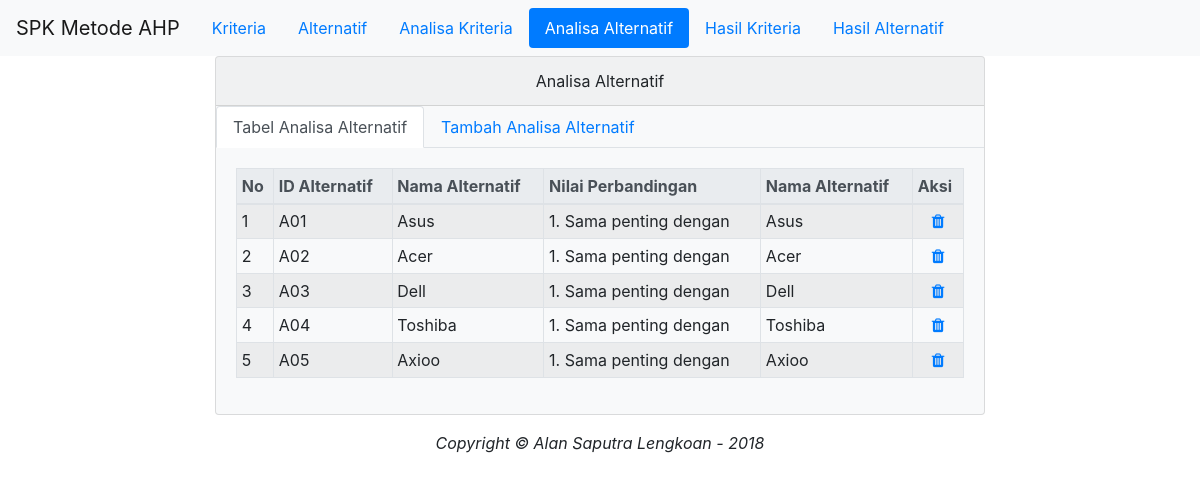
The page /analisa_alternatif.php on the database its author committed.
### tables this page shows
CREATE TABLE `tb_perb_alternatif` (
  `id_alternatif` varchar(5) NOT NULL,
  `nm_banding` varchar(30) NOT NULL,
  `nb_db` int(5) NOT NULL,
  `alternatif1` varchar(30) NOT NULL,
  `alternatif2` varchar(30) NOT NULL
);

### analisa_alternatif.php (the view, shortened to what this page needs)
<?php
include "koneksi.php";
 ?>
<!DOCTYPE html>
<html lang="en">
<head>
  <link href="icon/css/font-awesome.min.css" rel="stylesheet">
  <link href="css/bootstrap.min.css"  rel="stylesheet">
</head>
  <body>
    <nav class="navbar navbar-expand-lg navbar-light bg-light">
      <a class="navbar-brand" href="index.php">SPK Metode AHP</a>
      <div class="collapse navbar-collapse" id="navbarSupportedContent">
        <ul class="nav nav-pills">
          <li class="nav-item">
            <a class="nav-link" href="kriteria.php">Kriteria</a>
          </li>
          <li class="nav-item">
            <a class="nav-link" href="alternatif.php">Alternatif</a>
          </li>
          <li class="nav-item">
            <a class="nav-link" href="analisa_kriteria.php">Analisa Kriteria</a>
          </li>
          <li class="nav-item">
            <a class="nav-link active" href="analisa_alternatif.php">Analisa Alternatif</a>
          </li>
          <li class="nav-item">
            <a class="nav-link" href="hasil_kriteria.php">Hasil Kriteria</a>
          </li>
          <li class="nav-item">
            <a class="nav-link" href="hasil_alternatif.php">Hasil Alternatif</a>
          </li>
        </ul>
      </div>
    </nav>
    <div class="container-fluid">
      <div class="row">
        <div class="col-lg-8 offset-lg-2">
          <div class="card bg-light mb-3">
            <div class="card-header text-center">
              Analisa Alternatif
            </div>
            <nav>
              <ul class="nav nav-tabs">
                <li class="nav-item">
                  <a class="nav-link active" href="analisa_alternatif.php">Tabel Analisa Alternatif</a>
                </li>
                <li class="nav-item">
                  <a class="nav-link" href="analisa_alternatif_tambah.php">Tambah Analisa Alternatif</a>
                </li>
              </ul>
            </nav>
            <div class="card-body">
              <table class="table table-bordered table-striped table-sm">
                <thead class="thead-light">
                  <tr>
                    <th scope="col">No</th>
                    <th scope="col">ID Alternatif</th>
                    <th scope="col">Nama Alternatif</th>
                    <th scope="col">Nilai Perbandingan</th>
                    <th scope="col">Nama Alternatif</th>
                    <th rowspan="2">Aksi</th>
                  </tr>
                </thead>
                <tbody>
                  <?php
                  $query = mysqli_query($koneksi, "SELECT * FROM tb_perb_alternatif");
                  $no = 1;
                  while ($row = mysqli_fetch_array($query)) {
                  ?>
                  <tr>
                    <td><?php echo $no; ?></td>
                    <td><?php echo $row[0]; ?></td>
                    <td><?php echo $row[3]; ?></td>
                    <td><?php echo $row[1]; ?></td>
                    <td><?php echo $row[4]; ?></td>
                    <td align="center">
                      <a href="analisa_alternatif_hapus.php?id_alternatif=<?php echo $row['id_alternatif'] ?>"><i class="fa fa-trash"></i> </a>
                    </td>
                  </tr>
                  <?php
                  $no++;
                  }
                   ?>
                </tbody>
              </table>
            </div>
          </div>
        </div>
      </div>
    </div>
    <footer class="text-center">
      <div class="footer-below">
        <div class="container">
          <div class="row">
            <div class="col-lg-12">
              <em>Copyright &copy; Alan Saputra Lengkoan - 2018</em>
            </div>
          </div>
        </div>
      </div>
    </footer>
  </body>
</html>

### rows shown on the page
tb_perb_alternatif: id_alternatif "A01", alternatif1 "Asus", nm_banding "1. Sama penting dengan", alternatif2 "Asus"
tb_perb_alternatif: id_alternatif "A02", alternatif1 "Acer", nm_banding "1. Sama penting dengan", alternatif2 "Acer"
tb_perb_alternatif: id_alternatif "A03", alternatif1 "Dell", nm_banding "1. Sama penting dengan", alternatif2 "Dell"
tb_perb_alternatif: id_alternatif "A04", alternatif1 "Toshiba", nm_banding "1. Sama penting dengan", alternatif2 "Toshiba"
tb_perb_alternatif: id_alternatif "A05", alternatif1 "Axioo", nm_banding "1. Sama penting dengan", alternatif2 "Axioo"
